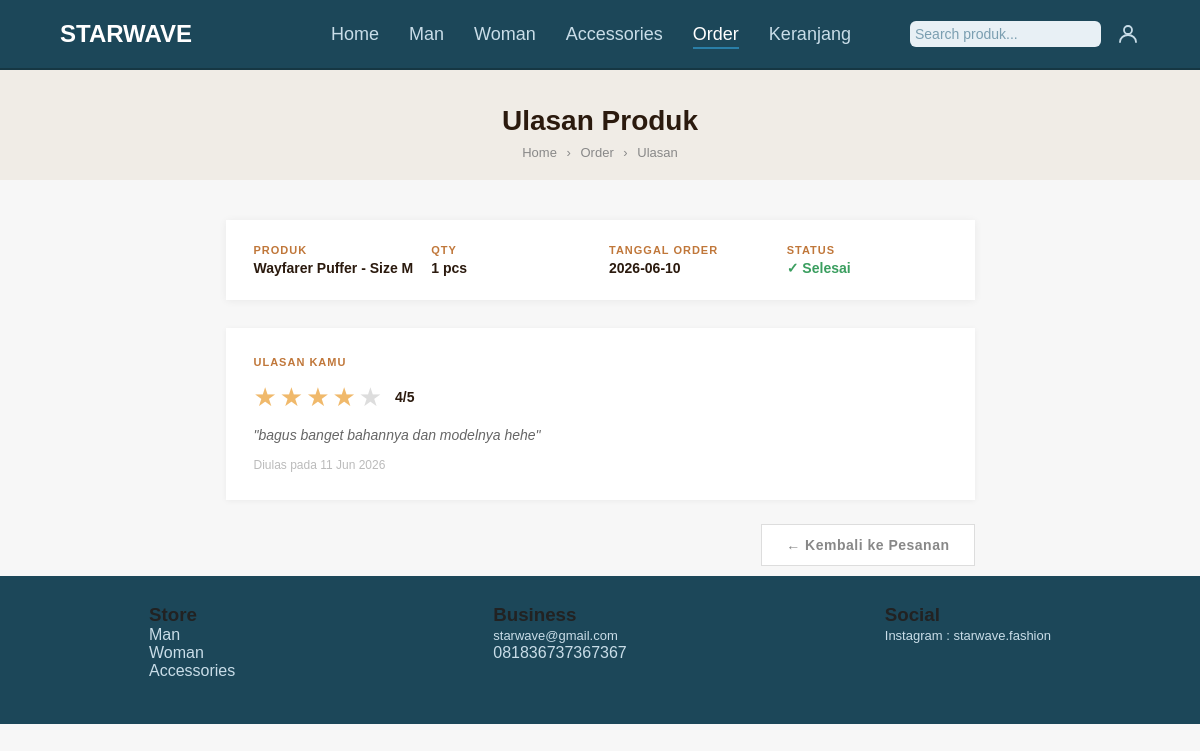
/buat_ulasan.php?id=33 (signed in), run on an earlier commit of the app's database.
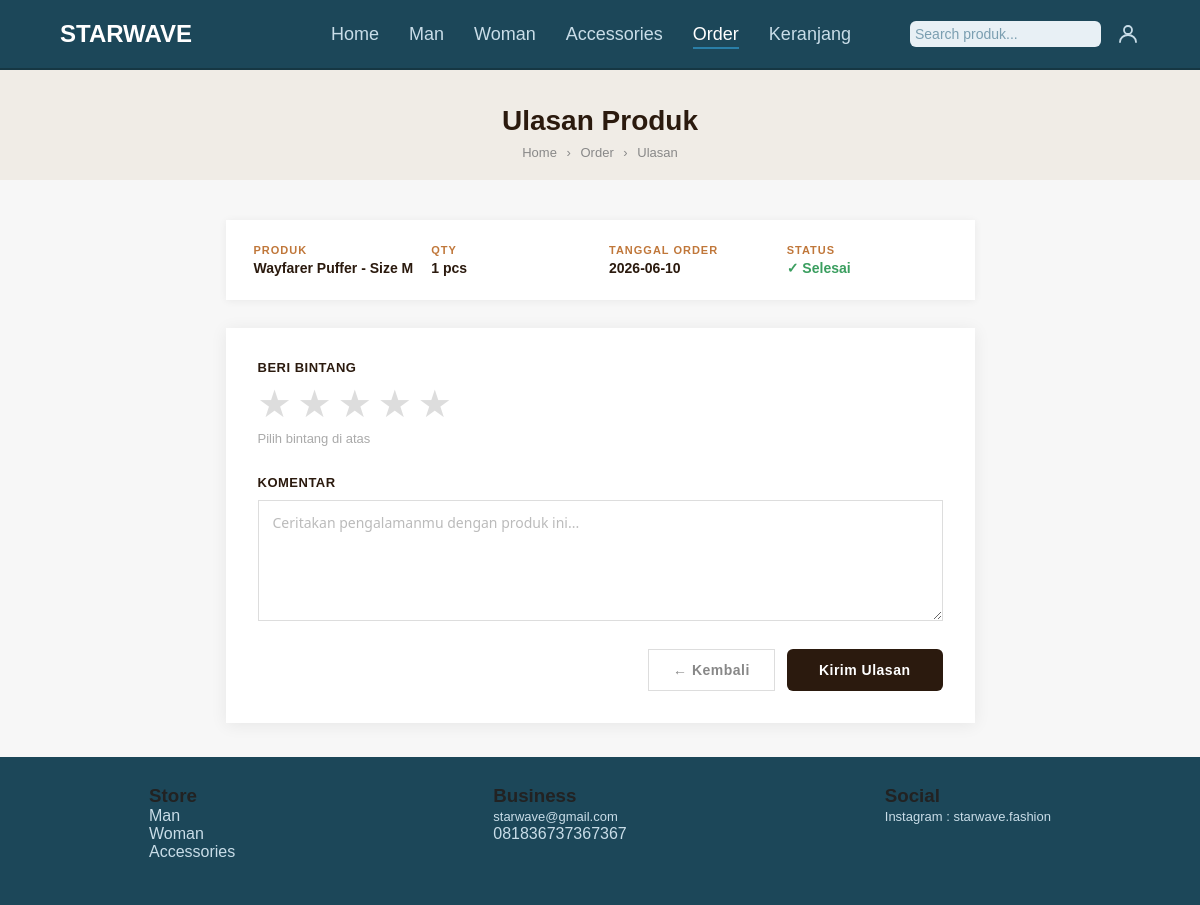
And on a later commit of the database.
### tables this page shows
CREATE TABLE `ulasan` (
  `id` int(11) NOT NULL,
  `id_user` int(11) NOT NULL,
  `nama_produk` varchar(255) NOT NULL,
  `id_order` int(11) NOT NULL,
  `id_produk` int(11) NOT NULL,
  `bintang` tinyint(1) NOT NULL DEFAULT 5,
  `komentar` text DEFAULT NULL,
  `created_at` datetime NOT NULL DEFAULT current_timestamp()
);

### buat_ulasan.php (the view, shortened to what the changed rows need)
<?php
include('config/koneksi.php');
$id_order = (int)$_GET['id'];
$cek_ulasan = mysqli_fetch_assoc(mysqli_query($conn,
    "SELECT * FROM ulasan WHERE id_order='$id_order'"
));
?>
<!DOCTYPE html>
<html lang="id">
<head>
    <link rel="stylesheet" href="style.css">
    <link rel="stylesheet" href="order.css">
</head>
<body>
<header>
    <nav>
        <h1>STARWAVE</h1>
    </nav>
</header>
<div class="breadcrumb-bar">
    <h1>Ulasan Produk</h1>
</div>
<div class="uls-section">
    <?php if ($cek_ulasan): ?>
        <div class="uls-sudah-ada">
            <p class="uls-sudah-judul">Ulasan Kamu</p>
            <div class="uls-bintang-display">
                <?php for ($i = 1; $i <= 5; $i++): ?>
                    <span class="uls-bintang-icon <?= $i <= $cek_ulasan['bintang'] ? 'aktif' : '' ?>">★</span>
                <?php endfor; ?>
                <span class="uls-bintang-angka"><?= $cek_ulasan['bintang'] ?>/5</span>
            </div>
            <p class="uls-komentar-text">"<?= htmlspecialchars($cek_ulasan['komentar']) ?>"</p>
            <p class="uls-tanggal">Diulas pada <?= date('d M Y', strtotime($cek_ulasan['created_at'])) ?></p>
        </div>
        <div class="uls-form-actions">
            <a href="order.php" class="uls-btn-kembali">← Kembali ke Pesanan</a>
        </div>
    <?php else: ?>
        <form method="POST" action="buat_ulasan.php?id=<?= $id_order ?>" class="uls-form" style="width:100%;box-sizing:border-box;">
            <div class="uls-form-group">
                <label class="uls-form-label">Beri Bintang</label>
                <div class="uls-bintang-pilih" id="bintang-container">
                    <?php for ($i = 1; $i <= 5; $i++): ?>
                        <span class="uls-bintang-btn" data-nilai="<?= $i ?>">★</span>
                    <?php endfor; ?>
                </div>
                <p class="uls-bintang-label-teks" id="bintang-label">Pilih bintang di atas</p>
            </div>
            <div class="uls-form-group">
                <label class="uls-form-label" for="komentar">Komentar</label>
                <textarea
                    name="komentar"
                    id="komentar"
                    class="uls-form-textarea"
                    placeholder="Ceritakan pengalamanmu dengan produk ini..."
                    rows="5"
                ></textarea>
            </div>
            <div class="uls-form-actions">
                <a href="order.php" class="uls-btn-kembali">← Kembali</a>
                <button type="submit" class="uls-btn-kirim">Kirim Ulasan</button>
            </div>
        </form>
    <?php endif; ?>
</div>
</body>
</html>

What changed in the data, as far as the page shows it:
removed ulasan: bintang "4", komentar "bagus banget bahannya dan modelnya hehe", created_at "11 Jun 2026"
Also different on the page:
text no longer shown: "ULASAN KAMU /5 \" \" Diulas pada ← Kembali ke Pesanan"
text now shown: "BERI BINTANG Pilih bintang di atas KOMENTAR ← Kembali Kirim Ulasan"
